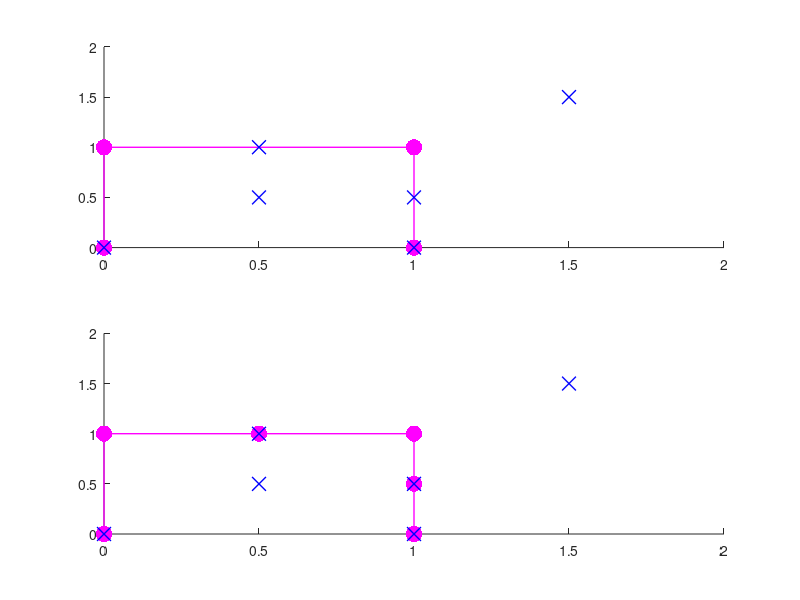

This figure's MATLAB source:
function lineout=insertvertex_line(linein,vertices,tol)
% Adds vertices to an existing line, if their position is on the path of the line.
% linein			line without extra points
% vertices		new points to be checked and added: N-y-2 matrix, where N is the number of points.
% lineout		line with extra points

try

	% Test:
	if nargin==0
		vx				= [0;1  ;1.5;0.5;0.5;1];
		vy				= [0;0.5;1.5;0.5;1  ;0];
		vertices		= [vx vy];
		linein		= [...
			0 0;...
			0 1;...
			1 1;...
			1 0];
		tol		= 1e-7;
		hf=figure(1111);
		clf(hf,'reset');
		set(hf,'Tag','maplab3d_figure');
		ha=subplot(2,1,1);
		lw=1.0;
		hold(ha,'on');
		plot(ha,linein(:,1),linein(:,2),...
			'LineStyle','-','LineWidth',lw,'Color','m','Marker','.','MarkerSize',35)
		plot(ha,vx,vy,...
			'LineStyle','none','LineWidth',lw,'Color','b','Marker','x','MarkerSize',10);
	end

	vx		= vertices(:,1);
	vy		= vertices(:,2);
	x		= linein(:,1);
	y		= linein(:,2);
	for iv=1:length(vx)
		ib	= 1;
		while ib<length(x)
			% vertex to be inserted: vx(iv), vy(iv)
			% existing vertices:     x(ib), y(ib)
			db	= ( x(ib+1)+1i* y(ib+1))-(x(ib)+1i*y(ib));
			dx	= (vx(iv  )+1i*vy(iv  ))-(x(ib)+1i*y(ib));
			K	= dx/db;
			if ~isnan(K)
				if (abs(K)>tol)&&(abs(K)<(1-tol))&&(abs(angle(K))<tol)
					% insert vertex:
					x((ib+2):(length(x)+1))	= x((ib+1):length(x));
					x(ib+1)						= vx(iv);
					y((ib+2):(length(y)+1))	= y((ib+1):length(y));
					y(ib+1)						= vy(iv);
					break
				end
			end
			ib	= ib+1;
		end
	end
	lineout	= [x y];


	% Test:
	if nargin==0
		ha=subplot(2,1,2);
		lw=1.0;
		hold(ha,'on');
		plot(ha,lineout(:,1),lineout(:,2),...
			'LineStyle','-','LineWidth',lw,'Color','m','Marker','.','MarkerSize',35)
		plot(ha,vx,vy,...
			'LineStyle','none','LineWidth',lw,'Color','b','Marker','x','MarkerSize',10);
	end

catch ME
	errormessage('',ME);
end

